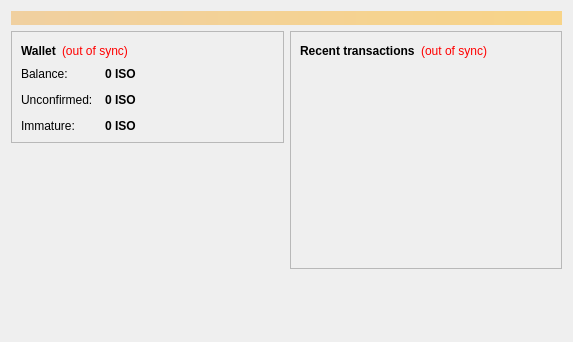
<?xml version="1.0" encoding="UTF-8"?>
<ui version="4.0">
 <class>OverviewPage</class>
 <widget class="QWidget" name="OverviewPage">
  <property name="geometry">
   <rect>
    <x>0</x>
    <y>0</y>
    <width>573</width>
    <height>342</height>
   </rect>
  </property>
  <property name="windowTitle">
   <string>Form</string>
  </property>
  <layout class="QVBoxLayout" name="topLayout">
   <item>
    <widget class="QLabel" name="labelAlerts">
     <property name="visible">
      <bool>false</bool>
     </property>
     <property name="styleSheet">
      <string notr="true">background-color: qlineargradient(x1: 0, y1: 0, x2: 1, y2: 0, stop:0 #F0D0A0, stop:1 #F8D488); color:#000000;</string>
     </property>
     <property name="wordWrap">
      <bool>true</bool>
     </property>
     <property name="margin">
      <number>3</number>
     </property>
    </widget>
   </item>
   <item>
    <layout class="QHBoxLayout" name="horizontalLayout" stretch="1,1">
     <item>
      <layout class="QVBoxLayout" name="verticalLayout_2">
       <item>
        <widget class="QFrame" name="frame">
         <property name="frameShape">
          <enum>QFrame::StyledPanel</enum>
         </property>
         <property name="frameShadow">
          <enum>QFrame::Raised</enum>
         </property>
         <layout class="QVBoxLayout" name="verticalLayout_4">
          <item>
           <layout class="QHBoxLayout" name="horizontalLayout_4">
            <item>
             <widget class="QLabel" name="label_5">
              <property name="font">
               <font>
                <weight>75</weight>
                <bold>true</bold>
               </font>
              </property>
              <property name="text">
               <string>Wallet</string>
              </property>
             </widget>
            </item>
            <item>
             <widget class="QLabel" name="labelWalletStatus">
              <property name="toolTip">
               <string>The displayed information may be out of date. Your wallet automatically synchronizes with the Isocoin network after a connection is established, but this process has not completed yet.</string>
              </property>
              <property name="styleSheet">
               <string notr="true">QLabel { color: red; }</string>
              </property>
              <property name="text">
               <string notr="true">(out of sync)</string>
              </property>
              <property name="alignment">
               <set>Qt::AlignLeading|Qt::AlignLeft|Qt::AlignVCenter</set>
              </property>
             </widget>
            </item>
            <item>
             <spacer name="horizontalSpacer_2">
              <property name="orientation">
               <enum>Qt::Horizontal</enum>
              </property>
              <property name="sizeHint" stdset="0">
               <size>
                <width>40</width>
                <height>20</height>
               </size>
              </property>
             </spacer>
            </item>
           </layout>
          </item>
          <item>
           <layout class="QFormLayout" name="formLayout_2">
            <property name="fieldGrowthPolicy">
             <enum>QFormLayout::AllNonFixedFieldsGrow</enum>
            </property>
            <property name="horizontalSpacing">
             <number>12</number>
            </property>
            <property name="verticalSpacing">
             <number>12</number>
            </property>
            <item row="0" column="0">
             <widget class="QLabel" name="label">
              <property name="text">
               <string>Balance:</string>
              </property>
             </widget>
            </item>
            <item row="0" column="1">
             <widget class="QLabel" name="labelBalance">
              <property name="font">
               <font>
                <weight>75</weight>
                <bold>true</bold>
               </font>
              </property>
              <property name="cursor">
               <cursorShape>IBeamCursor</cursorShape>
              </property>
              <property name="toolTip">
               <string>Your current balance</string>
              </property>
              <property name="text">
               <string notr="true">0 ISO</string>
              </property>
              <property name="textInteractionFlags">
               <set>Qt::LinksAccessibleByMouse|Qt::TextSelectableByKeyboard|Qt::TextSelectableByMouse</set>
              </property>
             </widget>
            </item>
            <item row="1" column="0">
             <widget class="QLabel" name="label_3">
              <property name="text">
               <string>Unconfirmed:</string>
              </property>
             </widget>
            </item>
            <item row="1" column="1">
             <widget class="QLabel" name="labelUnconfirmed">
              <property name="font">
               <font>
                <weight>75</weight>
                <bold>true</bold>
               </font>
              </property>
              <property name="cursor">
               <cursorShape>IBeamCursor</cursorShape>
              </property>
              <property name="toolTip">
               <string>Total of transactions that have yet to be confirmed, and do not yet count toward the current balance</string>
              </property>
              <property name="text">
               <string notr="true">0 ISO</string>
              </property>
              <property name="textInteractionFlags">
               <set>Qt::LinksAccessibleByMouse|Qt::TextSelectableByKeyboard|Qt::TextSelectableByMouse</set>
              </property>
             </widget>
            </item>
            <item row="2" column="0">
             <widget class="QLabel" name="labelImmatureText">
              <property name="text">
               <string>Immature:</string>
              </property>
             </widget>
            </item>
            <item row="2" column="1">
             <widget class="QLabel" name="labelImmature">
              <property name="font">
               <font>
                <weight>75</weight>
                <bold>true</bold>
               </font>
              </property>
              <property name="toolTip">
               <string>Mined balance that has not yet matured</string>
              </property>
              <property name="text">
               <string notr="true">0 ISO</string>
              </property>
              <property name="textInteractionFlags">
               <set>Qt::LinksAccessibleByMouse|Qt::TextSelectableByKeyboard|Qt::TextSelectableByMouse</set>
              </property>
             </widget>
            </item>
           </layout>
          </item>
         </layout>
        </widget>
       </item>
       <item>
        <spacer name="verticalSpacer">
         <property name="orientation">
          <enum>Qt::Vertical</enum>
         </property>
         <property name="sizeHint" stdset="0">
          <size>
           <width>20</width>
           <height>40</height>
          </size>
         </property>
        </spacer>
       </item>
      </layout>
     </item>
     <item>
      <layout class="QVBoxLayout" name="verticalLayout_3">
       <item>
        <widget class="QFrame" name="frame_2">
         <property name="frameShape">
          <enum>QFrame::StyledPanel</enum>
         </property>
         <property name="frameShadow">
          <enum>QFrame::Raised</enum>
         </property>
         <layout class="QVBoxLayout" name="verticalLayout">
          <item>
           <layout class="QHBoxLayout" name="horizontalLayout_2">
            <item>
             <widget class="QLabel" name="label_4">
              <property name="text">
               <string>&lt;b&gt;Recent transactions&lt;/b&gt;</string>
              </property>
             </widget>
            </item>
            <item>
             <widget class="QLabel" name="labelTransactionsStatus">
              <property name="toolTip">
               <string>The displayed information may be out of date. Your wallet automatically synchronizes with the Isocoin network after a connection is established, but this process has not completed yet.</string>
              </property>
              <property name="styleSheet">
               <string notr="true">QLabel { color: red; }</string>
              </property>
              <property name="text">
               <string notr="true">(out of sync)</string>
              </property>
              <property name="alignment">
               <set>Qt::AlignRight|Qt::AlignTrailing|Qt::AlignVCenter</set>
              </property>
             </widget>
            </item>
            <item>
             <spacer name="horizontalSpacer">
              <property name="orientation">
               <enum>Qt::Horizontal</enum>
              </property>
              <property name="sizeHint" stdset="0">
               <size>
                <width>40</width>
                <height>20</height>
               </size>
              </property>
             </spacer>
            </item>
           </layout>
          </item>
          <item>
           <widget class="QListView" name="listTransactions">
            <property name="styleSheet">
             <string notr="true">QListView { background: transparent; }</string>
            </property>
            <property name="frameShape">
             <enum>QFrame::NoFrame</enum>
            </property>
            <property name="verticalScrollBarPolicy">
             <enum>Qt::ScrollBarAlwaysOff</enum>
            </property>
            <property name="horizontalScrollBarPolicy">
             <enum>Qt::ScrollBarAlwaysOff</enum>
            </property>
            <property name="selectionMode">
             <enum>QAbstractItemView::NoSelection</enum>
            </property>
           </widget>
          </item>
         </layout>
        </widget>
       </item>
       <item>
        <spacer name="verticalSpacer_2">
         <property name="orientation">
          <enum>Qt::Vertical</enum>
         </property>
         <property name="sizeHint" stdset="0">
          <size>
           <width>20</width>
           <height>40</height>
          </size>
         </property>
        </spacer>
       </item>
      </layout>
     </item>
    </layout>
   </item>
  </layout>
 </widget>
 <resources/>
 <connections/>
</ui>
